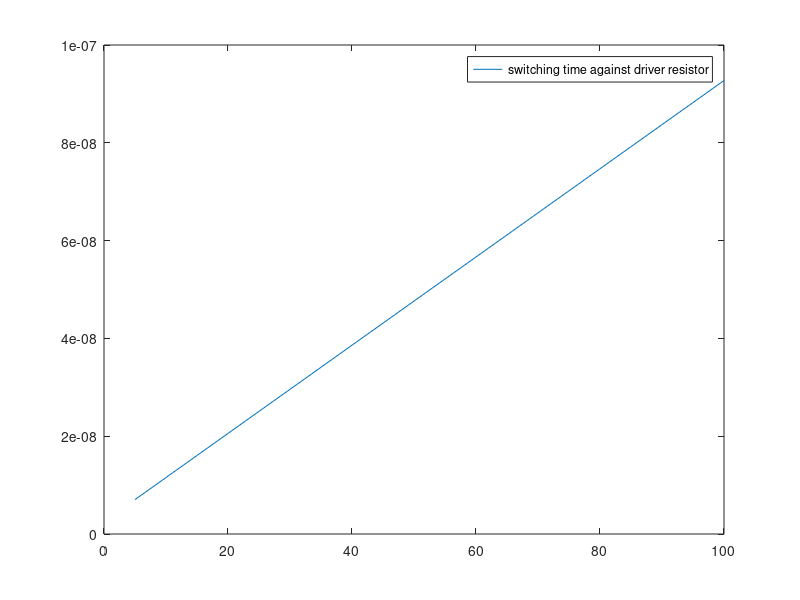
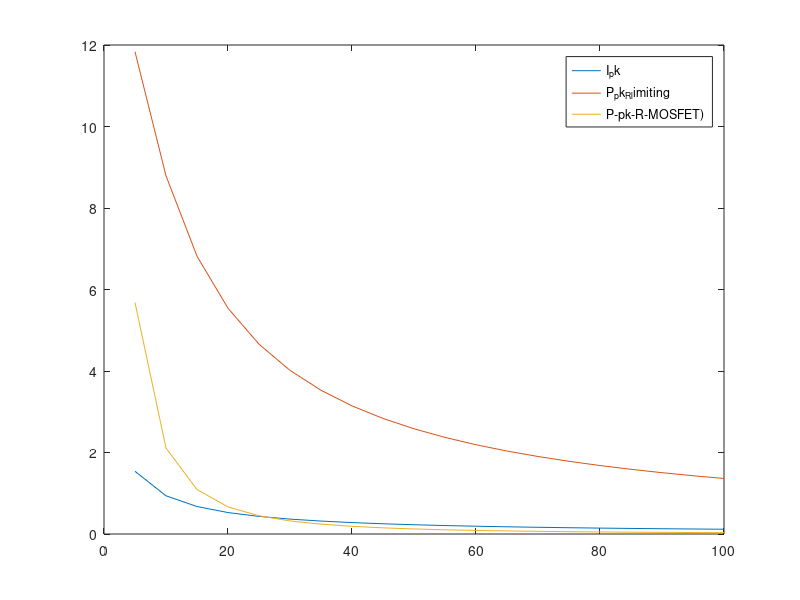

Source code (MATLAB) for these figures, in order:
clc
close all
% 
% Script for supporting the calculation of the limiting resistor
% from driver to mosfet gate
%

V_driver = 12

%rise time of MOSFET, fall time is smaller, then this is the most
%demanding constraint. Obtained from simulation.
% tsw_MOSFET = 15e-9

%datasheet values
R_driver = 0.4
R_gate_MOSFET = 2.4
C_gate = 1.815e-9

%experimental value from SPICE simulation
V_gs_th = 4.7

%sweep analysis
R_limiting = 5:5:100;

R = R_driver + R_gate_MOSFET + R_limiting;

%Capacitor charge in a RC circuit
tsw_RC = -R * C_gate * log(-(V_gs_th/V_driver -1));

%Peak power dissipation in limiting resistor
I_pk = V_driver ./ R;
P_pk_R_limiting = I_pk.^2 .* R_limiting;
P_pk_R_MOSFET = I_pk.^2 .* R_gate_MOSFET;

%total time adding MOSFET rise time and RC charge
% DEPRECATED, mosfet time not considered. tsw_total will be a delay
% in the system from the driver input to the actual mosfet switching
tsw_total = 0 + tsw_RC;

figure(1)
plot(R_limiting, tsw_total)
legend('switching time against driver resistor')

figure(2)
plot(R_limiting, I_pk)
hold on
plot(R_limiting, P_pk_R_limiting)
hold on 
plot(R_limiting, P_pk_R_MOSFET)
legend('I_pk', 'P_pk_R_limiting', 'P-pk-R-MOSFET)')
